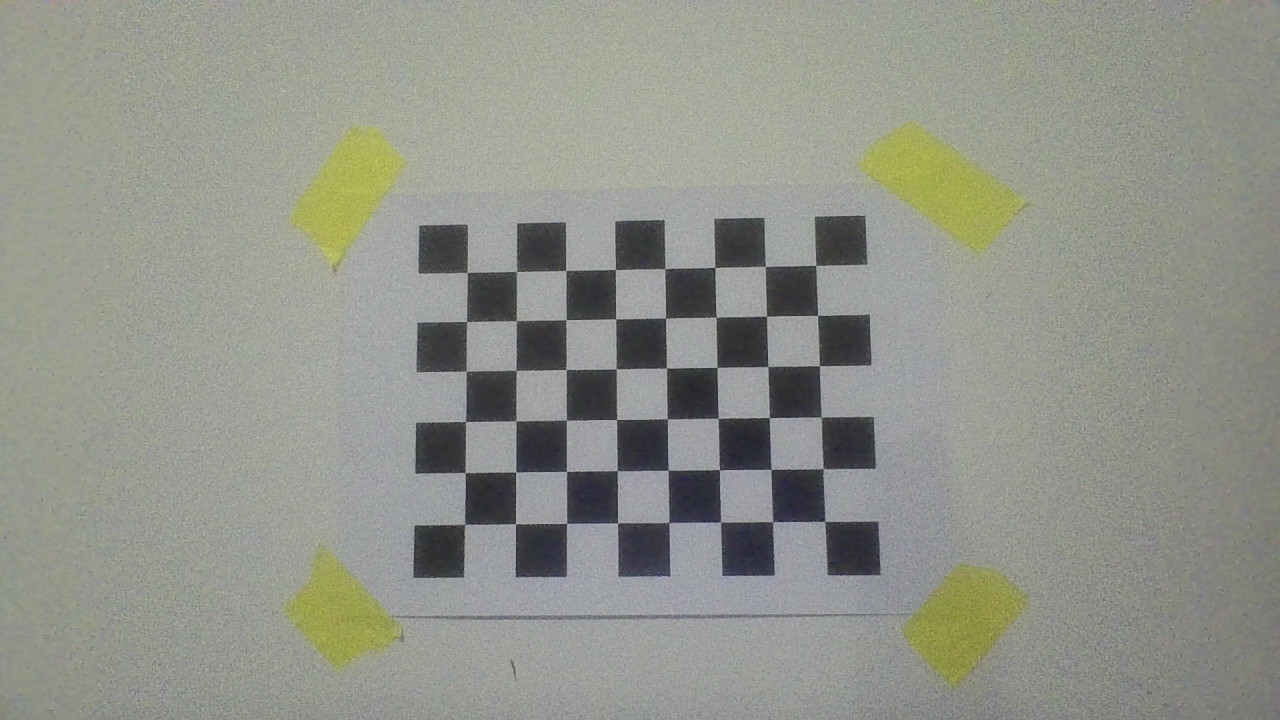
#> input picture calibration_pic/image_0.png, 1280 x 720 px; its folder holds only this picture in this run
$ python test.py
#> lines starting #> are read from the running program, lines starting #| are printed output that depends on the picture; after the words box and inside, x2 and y2 are one past the last pixel; in counts of white or black regions, pixels touching at a corner belong together; long printed decimals are rounded
### utils.py
import cv2
import numpy as np
import yaml
import os
import time


FRAME_WIDTH = 1280
FRAME_HEIGHT = 720

ARUCO_DICT = {
	"DICT_4X4_50": cv2.aruco.DICT_4X4_50,
	"DICT_4X4_100": cv2.aruco.DICT_4X4_100,
	"DICT_4X4_250": cv2.aruco.DICT_4X4_250,
	"DICT_4X4_1000": cv2.aruco.DICT_4X4_1000,
	"DICT_5X5_50": cv2.aruco.DICT_5X5_50,
	"DICT_5X5_100": cv2.aruco.DICT_5X5_100,
	"DICT_5X5_250": cv2.aruco.DICT_5X5_250,
	"DICT_5X5_1000": cv2.aruco.DICT_5X5_1000,
	"DICT_6X6_50": cv2.aruco.DICT_6X6_50,
	"DICT_6X6_100": cv2.aruco.DICT_6X6_100,
	"DICT_6X6_250": cv2.aruco.DICT_6X6_250,
	"DICT_6X6_1000": cv2.aruco.DICT_6X6_1000,
	"DICT_7X7_50": cv2.aruco.DICT_7X7_50,
	"DICT_7X7_100": cv2.aruco.DICT_7X7_100,
	"DICT_7X7_250": cv2.aruco.DICT_7X7_250,
	"DICT_7X7_1000": cv2.aruco.DICT_7X7_1000,
	"DICT_ARUCO_ORIGINAL": cv2.aruco.DICT_ARUCO_ORIGINAL,
	"DICT_APRILTAG_16h5": cv2.aruco.DICT_APRILTAG_16h5,
	"DICT_APRILTAG_25h9": cv2.aruco.DICT_APRILTAG_25h9,
	"DICT_APRILTAG_36h10": cv2.aruco.DICT_APRILTAG_36h10,
	"DICT_APRILTAG_36h11": cv2.aruco.DICT_APRILTAG_36h11
}


def camera_calibration(folder_path: str = "calibration_pic", save_path: str = "config/calibration.yaml"):
#> called with folder_path = 'calibration_pic', save_path = 'config/calibration.yaml'
    square_size = 0.024
    height = 8
    width = 6
    # termination criteria
    criteria = (cv2.TERM_CRITERIA_EPS + cv2.TERM_CRITERIA_MAX_ITER, 30, 0.001)

    # prepare object points, like (0,0,0), (1,0,0), (2,0,0) ....,(6,5,0)
    objp = np.zeros((height*width, 3), np.float32)
    objp[:, :2] = np.mgrid[0:width, 0:height].T.reshape(-1, 2)

    objp = objp * square_size
    #* 0.025
    # * square_size

    # Arrays to store object points and image points from all the images.
    objpoints = []  # 3d point in real world space
    imgpoints = []  # 2d points in image plane.

    img_folder = os.listdir(folder_path)
    for fname in img_folder:
        image_path = os.path.join(folder_path, fname)  # Construct full path to image
        img = cv2.imread(image_path)
#> img is the input picture: shape (720, 1280, 3); mean B, G, R 138.3, 147.5, 145.3
        gray = cv2.cvtColor(img, cv2.COLOR_BGR2GRAY)
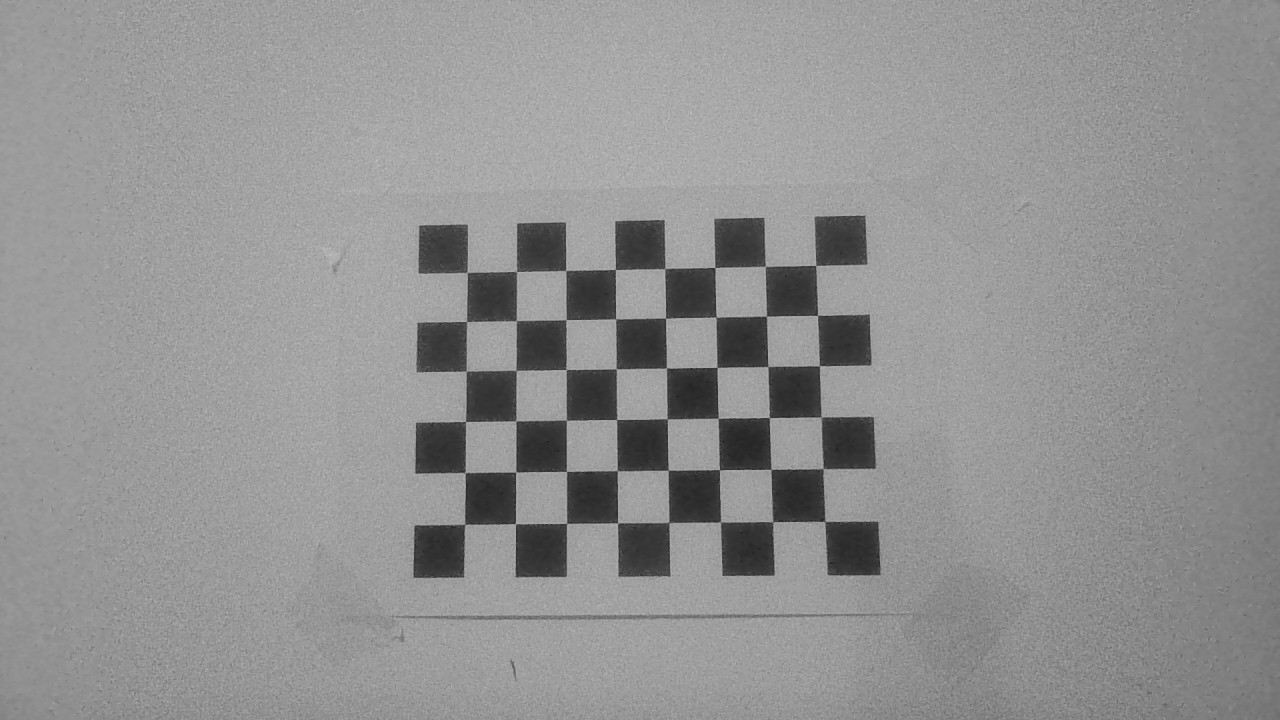
#> gray: shape (720, 1280); min 35, max 193, mean 145.7

        # Find the chess board corners
        ret, corners = cv2.findChessboardCorners(gray, (width, height), None)
#> ret = True; corners = 48 rows, first 8: [815.7, 265.5], [817.4, 315.4], [819.5, 365.7], [821, 417], [823, 468.5], [824.6, 521.2], [765.3, 266.3], [766.3, 316.3]
        # If found, add object points, image points (after refining them)
        if ret == True:
            objpoints.append(objp)

            corners2 = cv2.cornerSubPix(gray, corners, (11, 11), (-1, -1), criteria)
#> corners2 = 48 rows, first 8: [815.8, 265.5], [817.6, 315.3], [819.4, 365.8], [821.3, 417.1], [823.2, 468.6], [824.8, 521.5], [765.3, 266.4], [766.5, 316.2]
            imgpoints.append(corners2)

    #         # Draw and display the corners
            cv2.drawChessboardCorners(img, (width, height), corners2, ret)
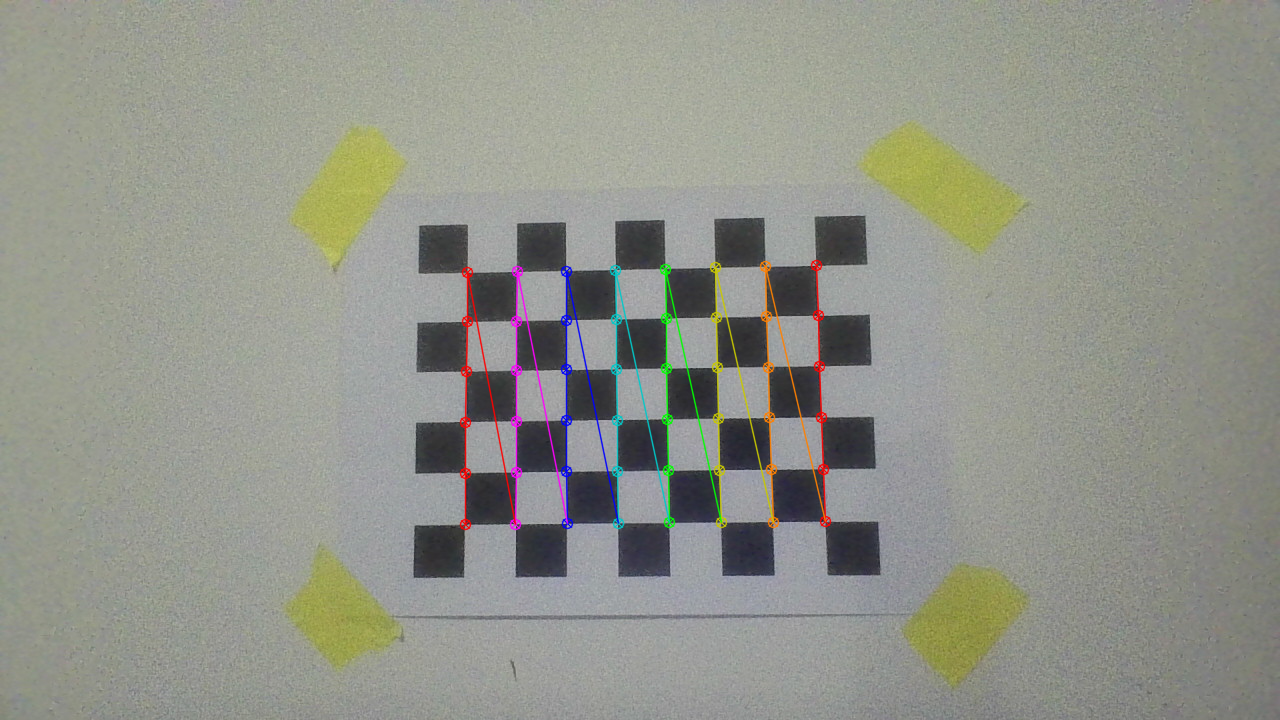
#> img: shape (720, 1280, 3); 1.66% of pixels changed, all inside (x1, y1, x2, y2) = (459, 259, 832, 531)
            cv2.imshow('img', img)
            cv2.waitKey(500)

    cv2.destroyAllWindows()
    # mtx  : "calibration_matrix"
    # dist : "distortion_coefficients"
    ret, mtx, dist, rvecs, tvecs = cv2.calibrateCamera(objpoints, imgpoints, gray.shape[::-1], None, None)
#> ret = 0.15; mtx = [[444.8, 0, 641.6], [0, 447.2, 398.9], [0, 0, 1]]; dist = [[0.00827, 0.18, 0.00105, 0.000327, -0.673]]; rvecs = ([-0.0277, 0.0599, 1.56],); tvecs = ([0.0832, -0.0635, 0.213],)
    calibration_data = {
            'intrinsic_camera': mtx.tolist(),
            'distortion': dist.tolist()
        }
#> calibration_data = {'intrinsic_camera': [[444.8, 0, 641.6], [0, 447.2, 398.9], [0, 0, 1]], 'distortion': [[0.00827, 0.18, 0.00105, 0.000327, -0.673]]}
    save_to_yaml_file(save_path, calibration_data)

# [25 lines left out: function image_capture, not called in this run]

def save_to_yaml_file(save_path:str, data):
#> called with save_path = 'config/calibration.yaml'
    print(data)
#| {'intrinsic_camera': [[444.824, 0.0, 641.593], [0.0, 447.201, 398.876], [0.0, 0.0, 1.0]], 'distortion': [[0.008272, 0.1795, 0.001047, 0.000327, -0.6729]]}
    with open(save_path, 'w') as file:
        yaml.dump(data, file, default_flow_style=False)
        print(f"Data saved to {save_path}")


### test.py
from utils import image_capture, camera_calibration
from aruco import Aruco

# image_capture(30)

camera_calibration()


# # # my_aruco = Aruco()

# my_aruco = Aruco()
# my_aruco.generate(aruco_type="DICT_6X6_250", id=0)
